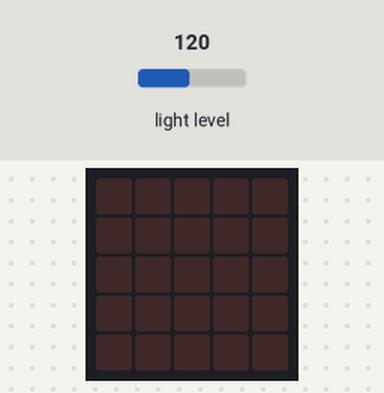
Bench run of a program on a simulated BBC micro:bit running MicroPython. On the bench: the board's 5×5 LED display. The inputs (shaded band) are chosen by the test bench; at power-on: light level 120.

Above: at 1.2 s.
1.3 s: light level set to 67
2.8 s: light level set to 59
At 3.2 s:
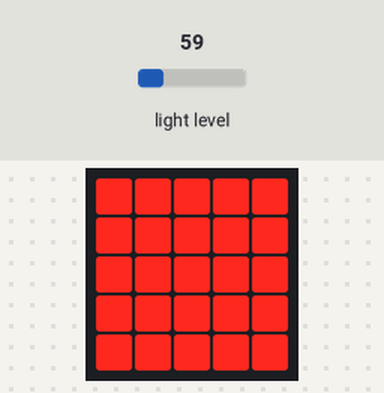
4.3 s: light level set to 64
At 5.2 s:
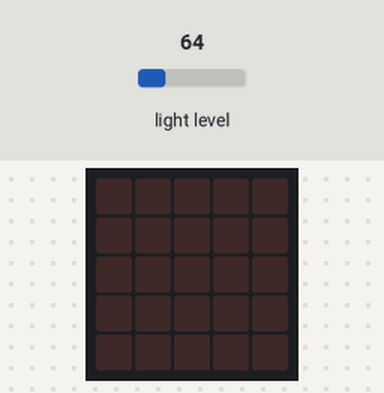
5.8 s: light level set to 5
At 6.7 s:
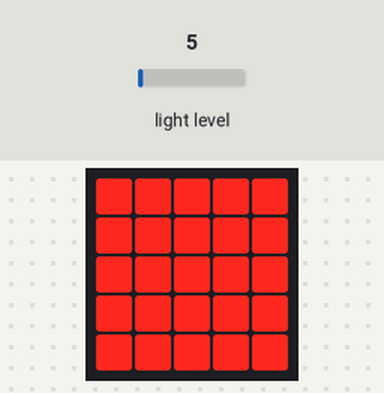
7.3 s: light level set to 128
At 8.7 s:
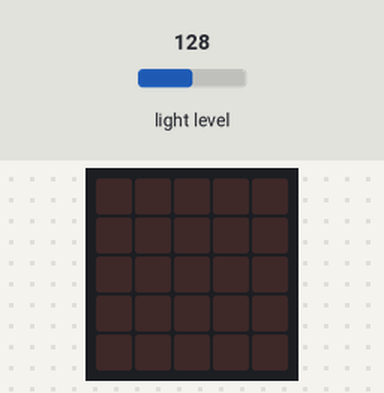
Timing chart, 0 to 9.8 s (numbered marks = the images above; inputs shaded):
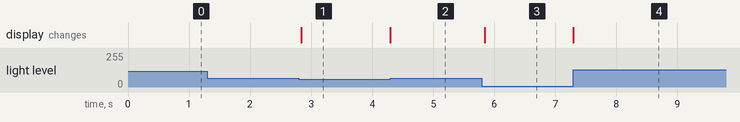

Measured:
- the behaviour switches between 64 and 63 on light level (found by bisection; images 0 and 1)
- after the input at 1.3 s, every drawn part: stays the same
- after the input at 2.8 s, the display: changes at once (image 1)
- after the input at 4.3 s, the display: changes at once (image 2)
- after the input at 5.8 s, the display: changes at once (image 3)
- after the input at 7.3 s, the display: changes at once (image 4)

The program:

16_2.py
```python
from microbit import *

while True:
  luz=display.read_light_level()
  if luz <64:
    for y in range (0,5,1):
      for x in range (0,5,1):
        display.set_pixel (x,y,9)
  else:
    display.clear()
  
```
